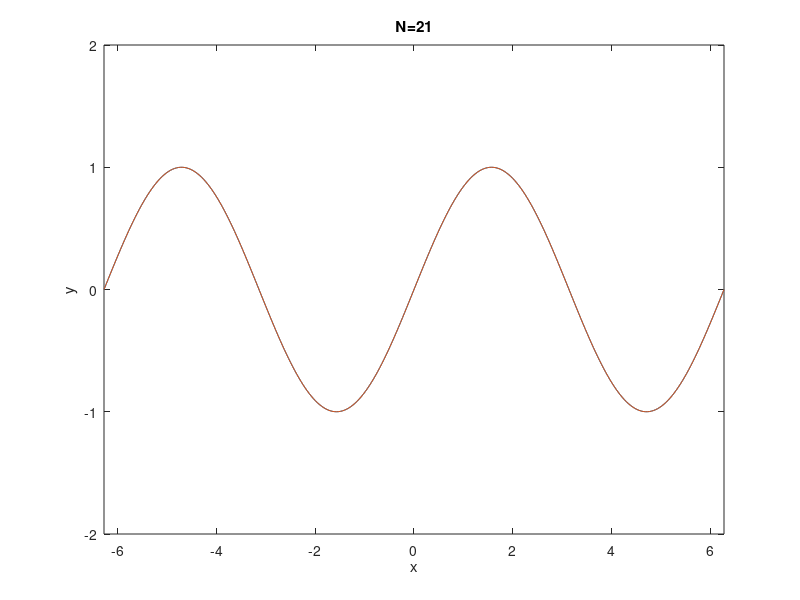

The MATLAB script that drew this image:
% demonstrate Taylor Expansion by summing finite terms
%close all;
Nx = 300;
x = linspace(-2*pi,2*pi,Nx);
N = 21; % # of terms to sum
y = zeros(size(x));
Sign = -1;
for n = 1:2:N
    Sign = -Sign;
    y = y + Sign* 1/factorial(n)*x.^(n);
end

figure; plot(x,sin(x)); hold on; plot(x,y);
xlabel('x'); ylabel('y'); title(['N=' num2str(N)]);
axis([x(1),x(end),-2,2]);